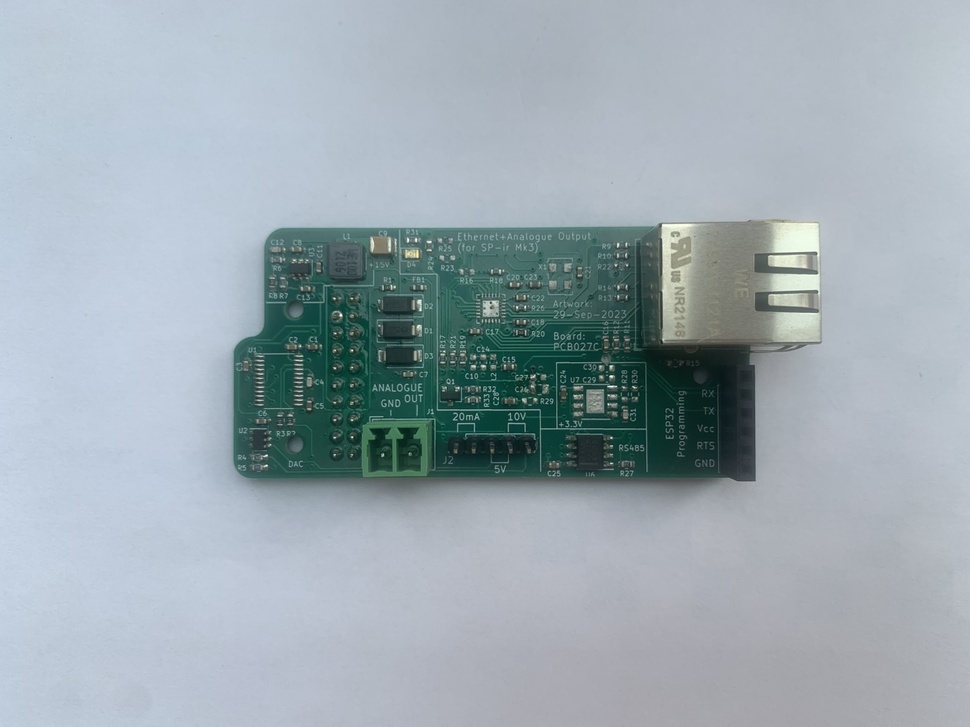
#> input picture assignment/cwk-data/data/BOARDS/BOARD2-1.jpg, 970 x 727 px, shrunk from 4032 x 3024 before the run
$ jupyter execute part-2.ipynb
#> lines starting #> are read from the running program, lines starting #| are printed output that depends on the picture; after the words box and inside, x2 and y2 are one past the last pixel; in counts of white or black regions, pixels touching at a corner belong together
# Load packages

[cell 1]
import cv2
import matplotlib.patches as patches
import matplotlib.pyplot as plt
import numpy as np
import pandas as pd
from skimage.color import label2rgb
from skimage.filters import gaussian
from skimage.measure import label, regionprops, regionprops_table

# Read data

[cell 2]
data_path = "cwk-data/data/BOARDS/"

[cell 3]
board_2 = cv2.imread(f"{data_path}BOARD2-1.jpg")
#> board_2 is the input picture: shape (727, 970, 3); mean B, G, R 177.8, 170.3, 157.4
board_3 = cv2.imread(f"{data_path}BOARD3-1.jpg")
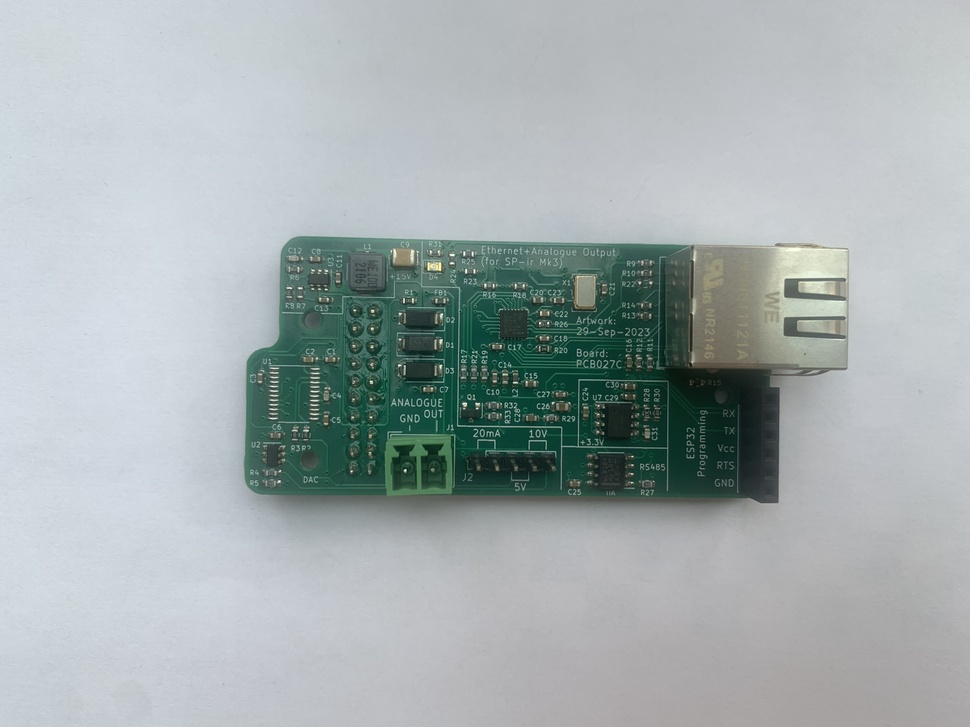
#> input picture assignment/cwk-data/data/BOARDS/BOARD3-1.jpg, 970 x 727 px, shrunk from 4032 x 3024 before the run
#> board_3 is the input picture: shape (727, 970, 3); mean B, G, R 175.8, 174.6, 165.4

Convert images from `BGR` to `RGB`:

[cell 4]
board_2 = cv2.cvtColor(board_2, cv2.COLOR_BGR2RGB)
board_3 = cv2.cvtColor(board_3, cv2.COLOR_BGR2RGB)

Create grayscale images:

[cell 5]
board_2_gray = cv2.cvtColor(board_2, cv2.COLOR_RGB2GRAY)
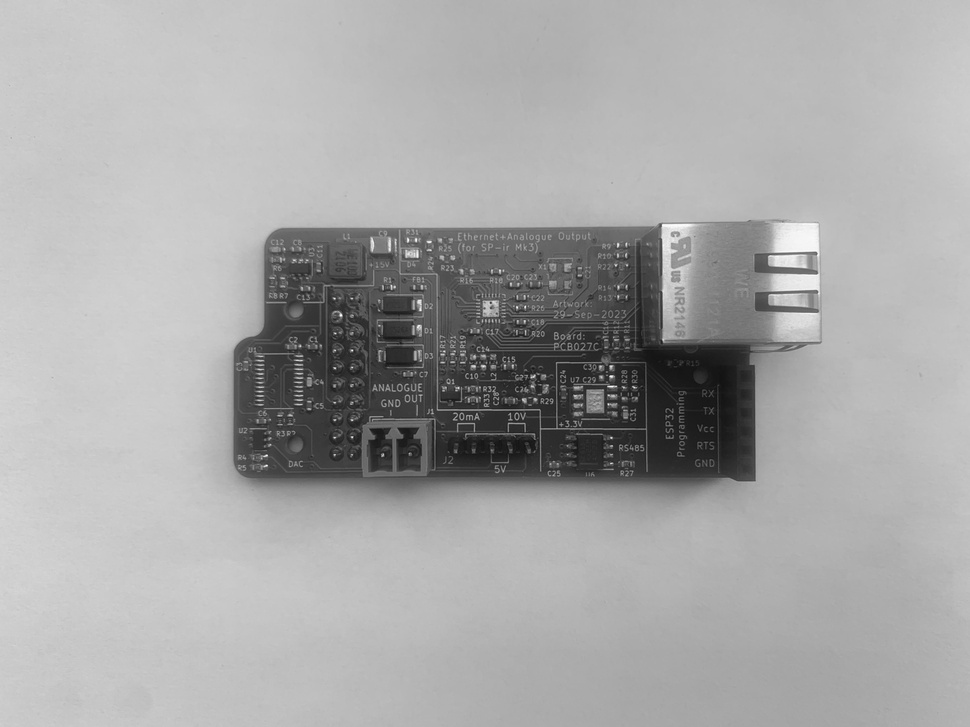
#> board_2_gray: shape (727, 970); min 12, max 253, mean 167.3
board_3_gray = cv2.cvtColor(board_3, cv2.COLOR_RGB2GRAY)

[cell 6]
fig, ax = plt.subplots(1, 2, figsize=(12, 8))

ax[0].imshow(board_2)
ax[0].axis("off")
ax[0].set_title("Board-2")

ax[1].imshow(board_3)
ax[1].axis("off")
ax[1].set_title("Board-3")

plt.show()
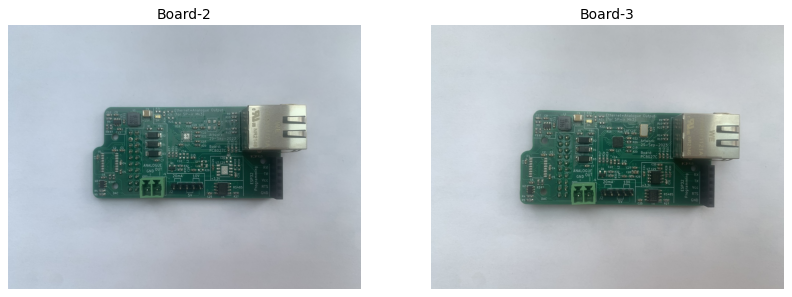
#> figure drawn by matplotlib, 2 panels

[cell 7]
fig, ax = plt.subplots(1, 2, figsize=(12, 8))

ax[0].imshow(board_2_gray, cmap="gray")
ax[0].axis("off")
ax[0].set_title("Board-2")

ax[1].imshow(board_3_gray, cmap="gray")
ax[1].axis("off")
ax[1].set_title("Board-3")

plt.show()

# SIFT Feature Extraction

[cell 8]
sift = cv2.SIFT_create()

[cell 9]
board_2_kp, board_2_des = sift.detectAndCompute(board_2_gray, None)
#> board_2_kp = 1040 keypoints; strongest (x, y, size): (341, 315, 2), (611, 376, 2.2), (611, 366, 2.2), (383, 455, 2.2)
board_3_kp, board_3_des = sift.detectAndCompute(board_3_gray, None)
#> board_3_kp = 1003 keypoints; strongest (x, y, size): (405, 470, 1.9), (371, 382, 2.2), (465, 404, 3), (372, 311, 2.1)

# Feature Matching using `FlannBasedMatcher`

[cell 10]
FLANN_INDEX_KDTREE = 1
index_params = dict(algorithm=FLANN_INDEX_KDTREE, trees=5)
search_params = dict(checks=50)

[cell 11]
flann = cv2.FlannBasedMatcher(index_params, search_params)

[cell 12]
# find two nearest matches (k=2)
matches = flann.knnMatch(board_2_des, board_3_des, k=2)
#> matches = 1040 matches

[cell 13]
len(matches)
#> Out = 1040

Prune matches using Lowe's ratio test:

[cell 14]
# store all the good matches as per Lowe's ratio test.
matchesMask = [[0, 0] for i in range(len(matches))]
#> matchesMask = 1040 pairs, first value 0 to 0, second value 0 to 0
good_matches = []
for i, (m, n) in enumerate(matches):
    if m.distance < 0.7 * n.distance:
        good_matches.append(m)
        matchesMask[i] = [1, 0]
#> after the loop, good_matches = 182 matches; matchesMask = 1040 pairs, first value 0 to 1, second value 0 to 0

[cell 15]
len(good_matches)
#> Out = 182

Draw SIFT matches between `board-2` and `board-3`:

[cell 16]
draw_params = dict(
    matchColor=(255, 0, 0),
    singlePointColor=(0, 0, 255),
    matchesMask=matchesMask,
    flags=cv2.DrawMatchesFlags_DEFAULT,
)
#> draw_params = 4 items

img3 = cv2.drawMatchesKnn(
    board_2, board_2_kp, board_3, board_3_kp, matches, None, **draw_params
)
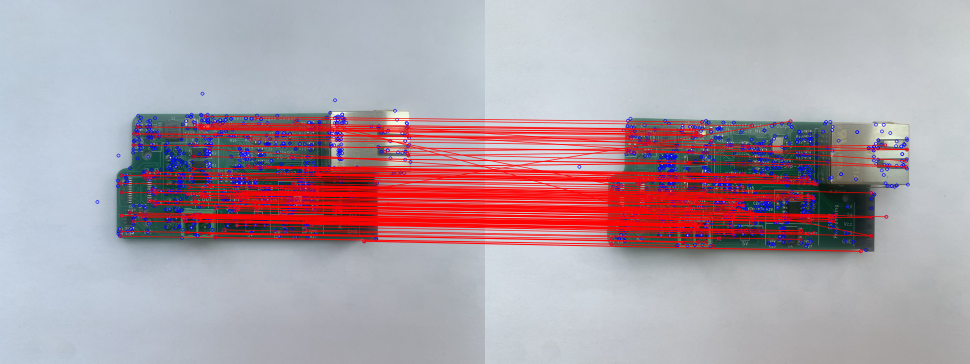
#> img3: shape (727, 1940, 3) (shown at 1/2 size); mean R, G, B 174.8, 157.3, 165.7

fig = plt.figure(figsize=(10, 8))

plt.imshow(img3)
plt.axis("off")
plt.title("SIFT matches between Board-2 and Board-3")

# Homography matrix

Get the matching SIFT key points from both images:

[cell 17]
# get the indicies of the matching key points
src_points_idx = [match.queryIdx for match in good_matches]
#> src_points_idx = 182 values from 7 to 1036
dst_points_idx = [match.trainIdx for match in good_matches]
#> dst_points_idx = 182 values, max 1000 at index 180, min 3 at index 1, mean 501.2

[cell 18]
# get the corresponding SIFT key points from each image

src_points = np.float32(
    [board_2_kp[point_idx].pt for point_idx in src_points_idx]
).reshape(-1, 1, 2)
#> src_points = 182 rows, first 8: [239.3, 366.4], [240.6, 471.9], [241.1, 462.2], [241.9, 350.3], [242.7, 430.6], [242.7, 430.6], [243.1, 384.3], [258.6, 425.2]

dst_points = np.float32(
    [board_3_kp[point_idx].pt for point_idx in dst_points_idx]
).reshape(-1, 1, 2)
#> dst_points = 182 rows, first 8: [252.9, 378.1], [252.2, 487.7], [253.6, 477.2], [255.8, 361.5], [255.6, 444.8], [255.6, 444.8], [256.1, 396.8], [272.8, 439.5]

Find the homography transformation matrix using RANSAC algorithm:

[cell 19]
M, mask = cv2.findHomography(src_points, dst_points, cv2.RANSAC, 5.0)
#> M = [[1.07, -0.0278, 8.34], [0.044, 1.03, -7.76], [6.81e-05, -2.67e-05, 1]]; mask = 182 values, max 1 at index 0, min 0 at index 30, mean 0.769

[cell 20]
M.shape
#> Out = (3, 3)

[cell 21]
mask.shape
#> Out = (182, 1)

[cell 22]
sum(mask)
#> Out = [140]

# Image Alignment

Using the perspective matrix, we can align `Board-2` to the `Board-3`'s perspective.

[cell 23]
board_2_aligned = cv2.warpPerspective(board_2, M, (board_3.shape[1], board_3.shape[0]))

[cell 24]
plt.imshow(board_2_aligned)
plt.title("Board-2 transformed to Board-3 perspective")
plt.axis("off")

[cell 25]
plt.imshow(board_3)
plt.title("Board-3")
plt.axis("off")

# Blending Board-2 and Board-3

Now that the two boards are aligned, we can blend them together. We use the `addWeighted` function which produces the weighted sum of two images.

Here, we selectl alpha=0.6. 1 - alpha is multipled by the first image and alpha is multiplied by the seconds image.

A value of 0.6 means we take almost equal amout of the two images but we weight the second image higher.

[cell 26]
alpha = 0.6
blended_image = cv2.addWeighted(board_3, 1 - alpha, board_2_aligned, alpha, 0)

[cell 27]
plt.imshow(blended_image)
plt.title("Blended Boards")
plt.axis("off")

# Finding difference

For finding the difference, we will calculate the absolute difference between the original image (board_3) and board after alignment.

[cell 28]
# taking difference in RGB space

diff_1 = cv2.absdiff(board_3, blended_image)
diff_2 = cv2.absdiff(board_3, board_2_aligned)
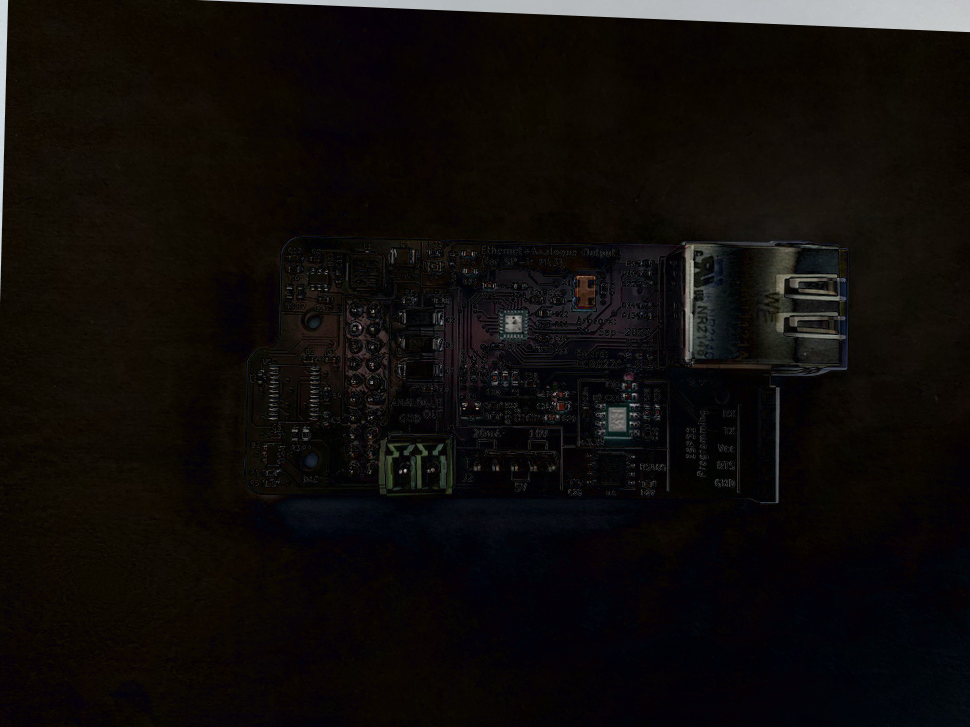
#> diff_2: shape (727, 970, 3); mean R, G, B 16, 12.8, 11

[cell 29]
fig, ax = plt.subplots(2, 1, figsize=(10, 8))

ax[0].imshow(diff_1)
ax[0].axis("off")
ax[0].set_title("Board-3 - Blended image")

ax[1].imshow(diff_2)
ax[1].axis("off")
ax[1].set_title("Board-3 - Board-2 aligned")

plt.tight_layout()
plt.show()

[cell 30]
# taking difference in grayscale

diff_1 = cv2.absdiff(
    cv2.cvtColor(board_3, cv2.COLOR_RGB2GRAY),
    cv2.cvtColor(blended_image, cv2.COLOR_RGB2GRAY),
)
#> diff_1: shape (727, 970)

diff_2 = cv2.absdiff(
    cv2.cvtColor(board_3, cv2.COLOR_RGB2GRAY),
    cv2.cvtColor(board_2_aligned, cv2.COLOR_RGB2GRAY),
)
#> diff_2: shape (727, 970)

[cell 31]
fig, ax = plt.subplots(2, 1, figsize=(10, 8))

ax[0].imshow(diff_1, cmap="gray")
ax[0].axis("off")
ax[0].set_title("Board-3 - Blended image")

ax[1].imshow(diff_2, cmap="gray")
ax[1].axis("off")
ax[1].set_title("Board-3 - Board-2 aligned")

plt.tight_layout()
plt.show()

We can how this difference highlights the difference between the boards: board-2 and board-3.

To accurately identify the location of difference, we extract the regions from the above binary image.

Threshold the the difference image at value 20 to get a binary image

[cell 32]
_, thresholded_img = cv2.threshold(diff_1, 20, 255, cv2.THRESH_BINARY)
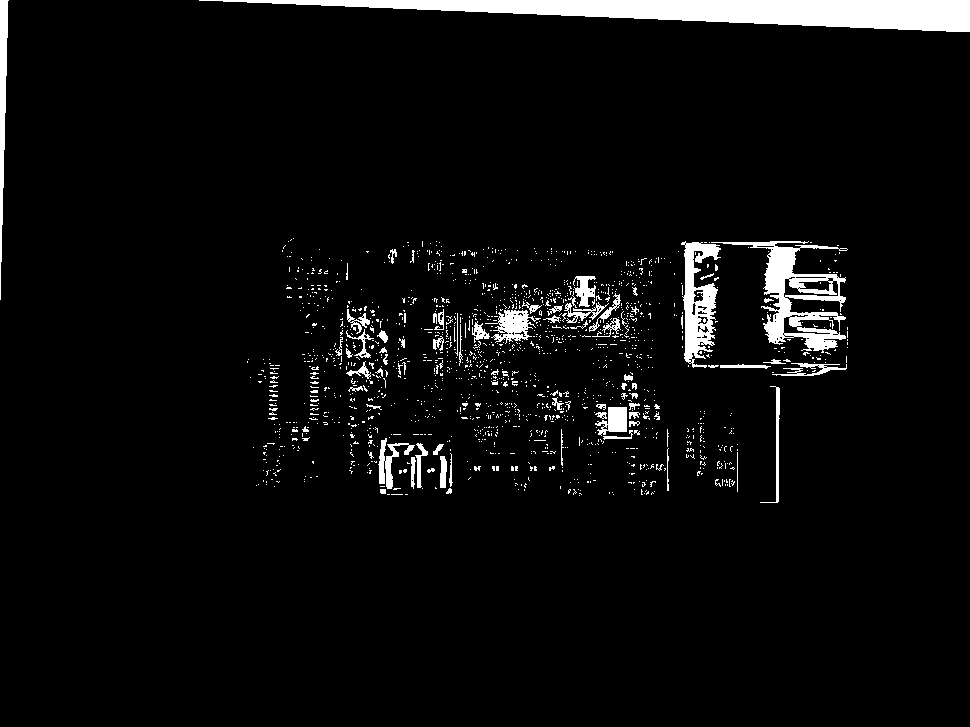
#> thresholded_img: shape (727, 970); 4.7% white; 1568 white regions (1484 under 20 px)

[cell 33]
plt.imshow(thresholded_img, cmap="gray")
plt.axis("off")

[cell 34]
comps = label(gaussian(thresholded_img))
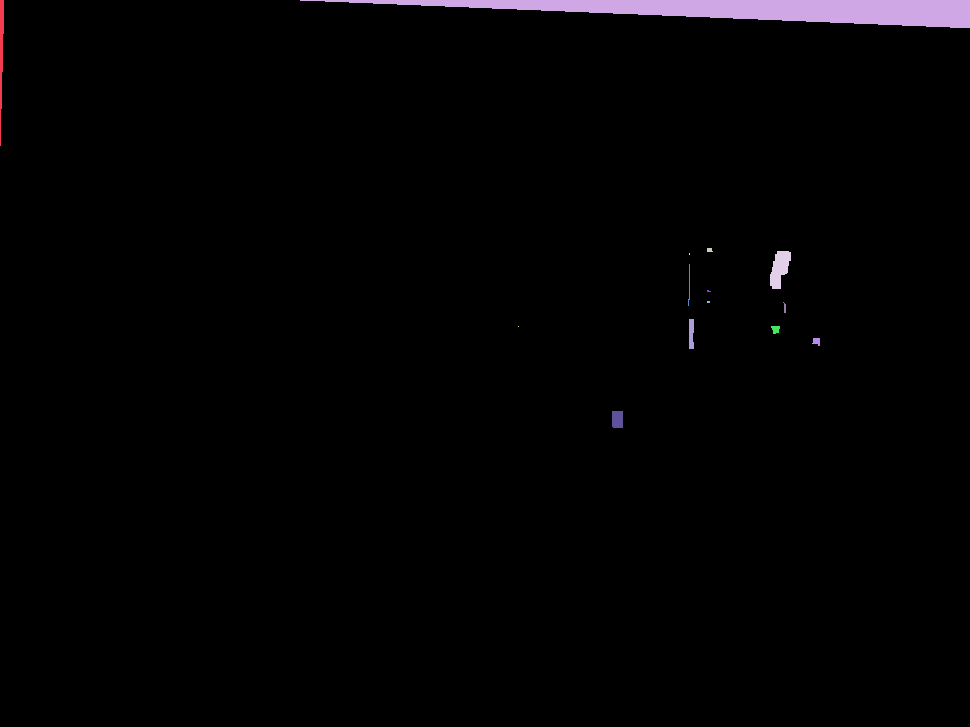
#> comps: shape (727, 970) int64; 15 distinct labels, from 0 to 14; one colour per label, 0 black

[cell 35]
print(np.unique(comps))
#| [ 0  1  2  3  4  5  6  7  8  9 10 11 12 13 14]

[cell 36]
regions = regionprops(comps)
#> regions = 14 regions; largest, box (x1, y1, x2, y2) and area: (300, 0, 970, 28) 9649, (770, 251, 791, 289) 523, (0, 0, 4, 146) 361, (612, 411, 623, 428) 186, (689, 319, 694, 349) 141

[cell 37]
pd.DataFrame(regionprops_table(comps, properties=["label", "area"])).sort_values(
    by="area", ascending=False
).head(10)
#> Out = table of 10 rows and 2 columns

[cell 38]
filtered_props = [region for region in regions if int(region.area) > 1000]
#> filtered_props = 1 regions; box (x1, y1, x2, y2) and area: (300, 0, 970, 28) 9649

[cell 39]
fig, ax = plt.subplots()

ax.imshow(board_2_aligned)

for region in filtered_props:
    minr, minc, maxr, maxc = region.bbox

    rect = plt.Rectangle(
        (minc, minr), maxc - minc, maxr - minr, fill=False, edgecolor="red", linewidth=2
    )

    ax.add_patch(rect)
#> this loop made 1 pass
#> (minr, minc, maxr, maxc) on pass 1: (0, 300, 28, 970)

plt.title("Regions of difference")
plt.axis("off")
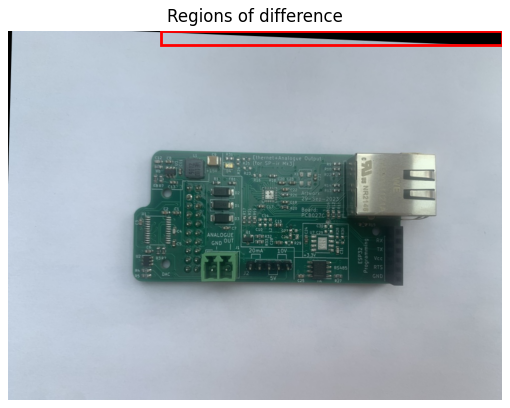
#> figure drawn by matplotlib, 1 panel
